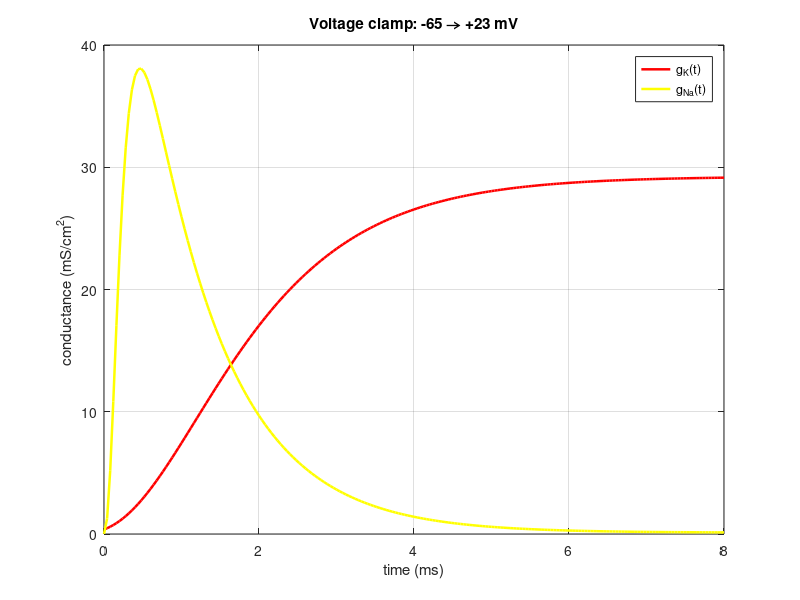
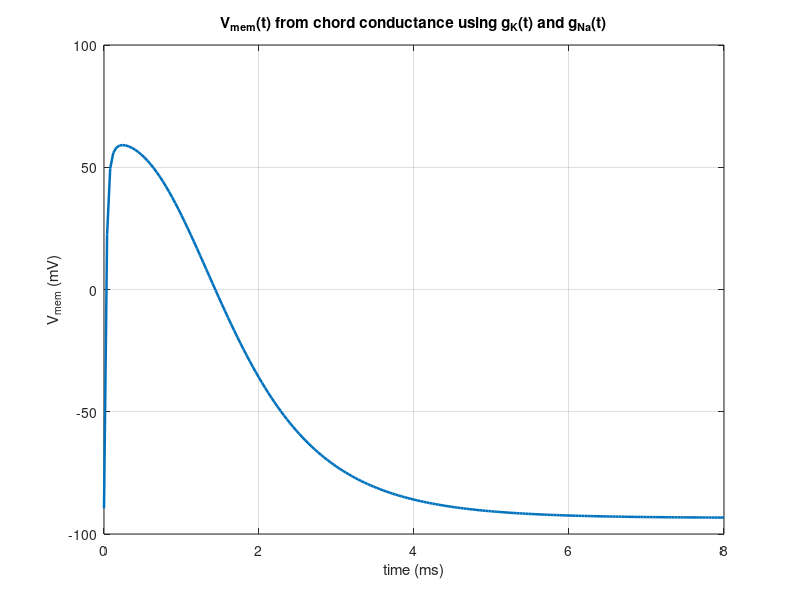
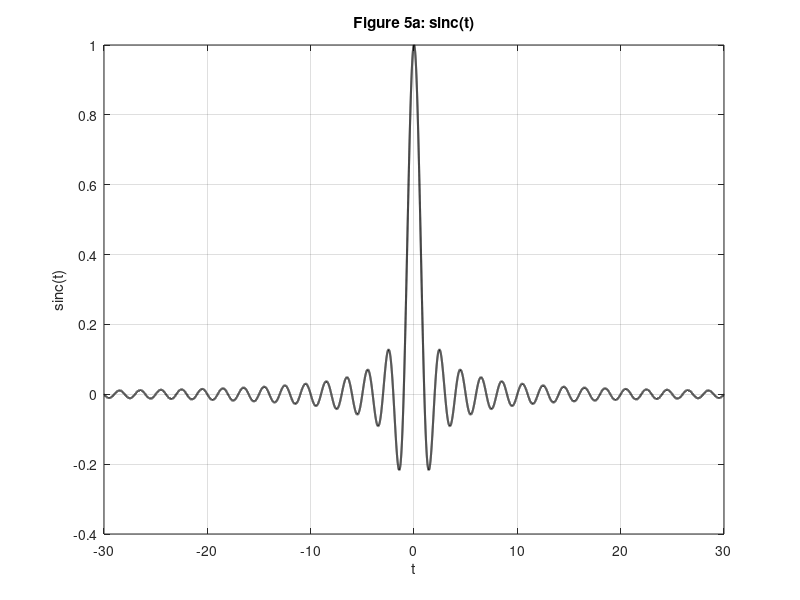
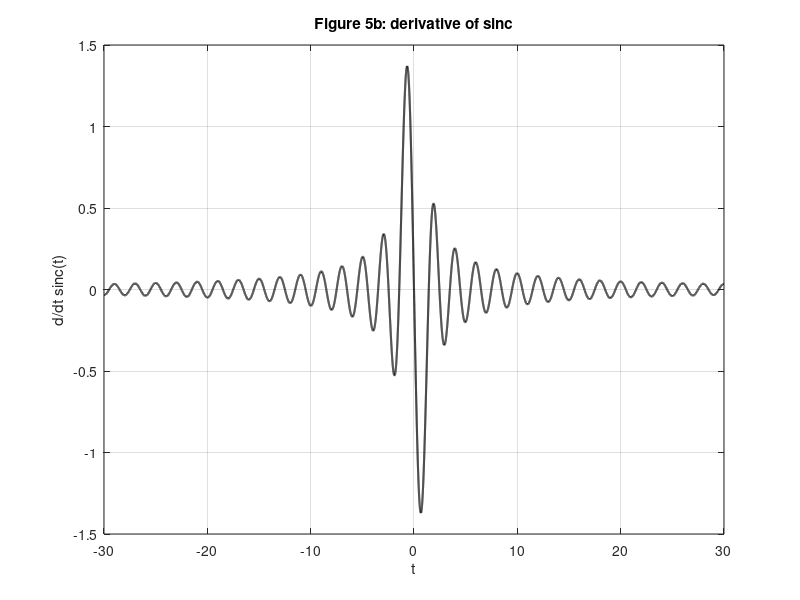

Here is the MATLAB script that generated these plots, in order:
% File Name: pset1_arodriguez.m
% Author: Andrew Rodriguez
% Created: September 13th 2025
% Decription: work for PSET 1 problems

% HH gating variables and conductances for a clamp: -65 mV -> +23 mV

%% 4a
% constants from the handout table
n0 = 0.3177; n_inf = 0.9494; tau_n = 1.2028; 
m0 = 0.0529; m_inf = 0.9953; tau_m = 0.1577;  
h0 = 0.5961; h_inf = 0.0009; tau_h = 1.0022;  

% time (ms)
t = linspace(0,8,201);

% Actual equations
n_t = n_inf - (n_inf - n0) .* exp(-t ./ tau_n);
m_t = m_inf - (m_inf - m0) .* exp(-t ./ tau_m);
h_t = h_inf - (h_inf - h0) .* exp(-t ./ tau_h);

%% 4b
% maximal conductances
gNa_bar = 120; 
gK_bar  = 36;

% conductances vs time
gNa_t = gNa_bar .* (m_t.^3) .* h_t;
gK_t  = gK_bar  .* (n_t.^4);


%% 4c
% plot
figure; hold on;
plot(t, gK_t,  'r', 'LineWidth', 1.8);   % gK red
plot(t, gNa_t, 'y', 'LineWidth', 1.8);   % gNa yellow
xlabel('time (ms)');
ylabel('conductance (mS/cm^2)');
legend('g_K(t)','g_{Na}(t)','Location','northeast');
title('Voltage clamp: -65 \rightarrow +23 mV');
grid on; box on;

% save
exportgraphics(gcf,'gK_gNa_0to8ms.png','Resolution',300);

%% 4e
E_Na = 66; % Assuming we use numbers from class
E_K  = -94; 

% Chord conductance
Vmem_t = (gK_t*E_K + gNa_t*E_Na) ./ (gK_t + gNa_t);

% plot
figure; plot(t, Vmem_t, 'LineWidth', 1.8);
xlabel('time (ms)'); ylabel('V_{mem} (mV)');
title('V_{mem}(t) from chord conductance using g_K(t) and g_{Na}(t)');
grid on; box on;

% save
exportgraphics(gcf,'Vmem_from_chord.png','Resolution',300);



%% 5a

% time
dt = 0.001;
t  = -30:dt:30;
% sin c
y = sinc(t);

figure('Name','Figure 5a'); 
plot(t, y, 'k', 'LineWidth', 1.5);
xlabel('t'); ylabel('sinc(t)'); title('Figure 5a: sinc(t)'); grid on; box on;
exportgraphics(gcf,'5a.png','Resolution',300);

%% 5b

% Derivative
dy = gradient(y, dt); 

figure('Name','Figure 5b');
plot(t, dy, 'k', 'LineWidth', 1.5);
xlabel('t'); ylabel('d/dt sinc(t)'); title('Figure 5b: derivative of sinc'); grid on; box on;
exportgraphics(gcf,'5b.png','Resolution',300);


%% 5c

% Zero-crossings of derivative
sgn = sign(dy);
ix  = find(diff(sgn) ~= 0);
t_zc = t(ix) - dy(ix) .* (t(ix+1)-t(ix)) ./ (dy(ix+1)-dy(ix)); 

figure('Name','Figure 5c'); hold on;
plot(t(dy>0),  dy(dy>0),  'g.', 'MarkerSize', 5);   % positive portions
plot(t(dy<0),  dy(dy<0),  'r.', 'MarkerSize', 5);   % negative portions
scatter(t_zc, zeros(size(t_zc)), 36, 'ys', 'filled', 'MarkerEdgeColor','k');
xlabel('t'); ylabel('d/dt sinc(t)');
legend({'deriv > 0','deriv < 0','zero-crossings'}, 'Location','northeast');
title('Figure 5c: derivative sign + zero-crossings'); grid on; box on;

exportgraphics(gcf,'5c.png','Resolution',300);


%% Figure 5d: original sinc colored by derivative sign; peaks/troughs marked

y_zc = interp1(t, y, t_zc, 'linear');

figure('Name','Figure 5d'); hold on;
plot(t(dy>0), y(dy>0), 'g.', 'MarkerSize', 5);     % where derivative is positive
plot(t(dy<0), y(dy<0), 'r.', 'MarkerSize', 5);     % where derivative is negative
scatter(t_zc, y_zc, 36, 'ys', 'filled', 'MarkerEdgeColor','k'); % peaks/troughs of sinc
xlabel('t'); ylabel('sinc(t)');
legend({'deriv > 0','deriv < 0','peaks & troughs'}, 'Location','northeast');
title('Figure 5d: sinc colored by derivative sign, extrema marked');
grid on; box on;
exportgraphics(gcf,'5d.png','Resolution',300);